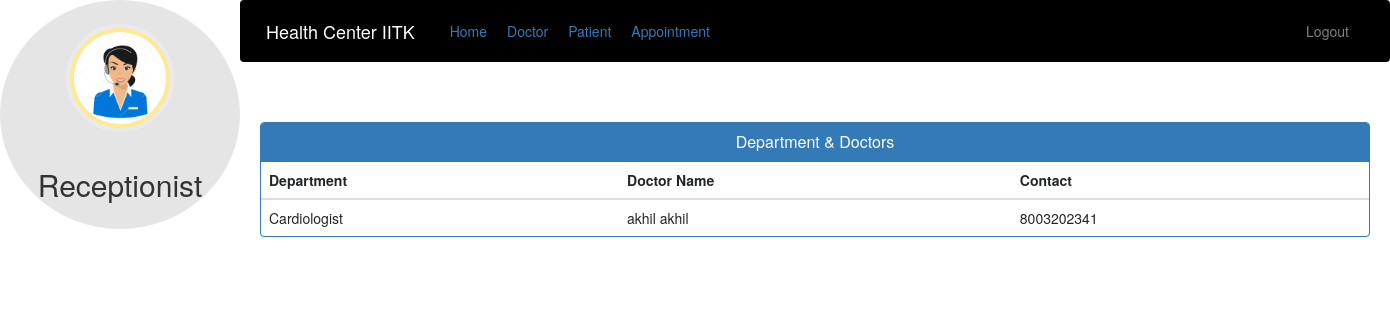
Before: /admin-view-doctor-specialisation (signed in) with the older database file.
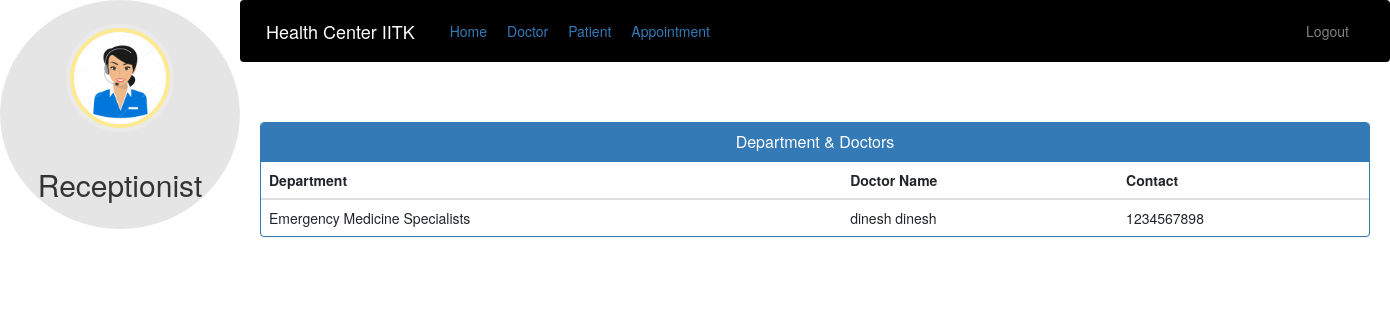
After: the same page with the newer database file.
### hospital/models.py (models this page shows, shortened)
class Doctor(models.Model):
    user=models.OneToOneField(User,on_delete=models.CASCADE)
    profile_pic= models.ImageField(upload_to='profile_pic/DoctorProfilePic/',null=True,blank=True)
    address = models.CharField(max_length=40)
    mobile = models.CharField(max_length=20,null=True)
    department= models.CharField(max_length=50,choices=departments,default='Cardiologist')
    status=models.BooleanField(default=False)
    @property
    def get_name(self):
        return self.user.first_name+" "+self.user.last_name

### hospital/views.py (the view)
# urls.py: path('admin-view-doctor-specialisation',views.admin_view_doctor_specialisation_view,name='admin-view-doctor-specialisation'),
@login_required(login_url='adminlogin')
@user_passes_test(is_admin)
def admin_view_doctor_specialisation_view(request):
    doctors=models.Doctor.objects.all().filter(status=True)
    return render(request,'hospital/admin_view_doctor_specialisation.html',{'doctors':doctors})

### hospital/views.py (called while the page is built)
def is_admin(user):
    return user.groups.filter(name='ADMIN').exists()

### templates/hospital/admin_view_doctor_Specialisation.html (shortened to what this page needs)
{% extends 'hospital/admin_base.html' %}
{% block content %}
<head>
  <link href="//netdna.bootstrapcdn.com/bootstrap/3.0.0/css/bootstrap.min.css" rel="stylesheet" id="bootstrap-css">
</head>
<div class="container">
  <div class="panel panel-primary">
    <div class="panel-heading">
      <h6 class="panel-title">Department & Doctors</h6>
    </div>
    <table class="table table-hover" id="dev-table">
      <thead>
        <tr>
          <th>Department</th>
          <th>Doctor Name</th>
          <th>Contact</th>
        </tr>
      </thead>
      {% for d in doctors %}
      <tr>
        <td>{{d.department}}</td>
        <td> {{d.get_name}}</td>
        <td>{{d.mobile}}</td>
      </tr>
      {% endfor %}
    </table>
  </div>
</div>
{% endblock content %}

Changed rows visible on the page:
removed Doctor: department "Cardiologist", get_name "akhil akhil", mobile "8003202341"
added Doctor: department "Emergency Medicine Specialists", get_name "dinesh dinesh", mobile "1234567898"
